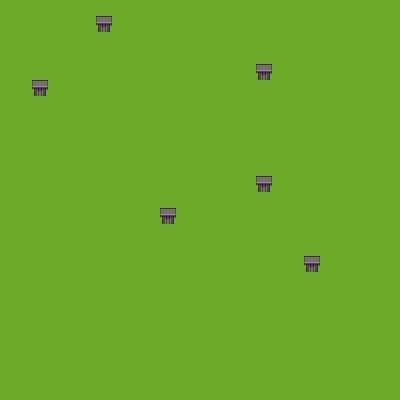

A 2D game scene composited from a Tiled map and its tileset images. What follows is a short description and the map's XML, with each tile layer's data collapsed to a summary:
An orthogonal 25x25 tile map with 16x16 px tiles, 2 tile layers (Ground, GroundObjects).

<map version="1.4" tiledversion="1.4.2" orientation="orthogonal" renderorder="right-down" width="25" height="25" tilewidth="16" tileheight="16" infinite="0" nextlayerid="3" nextobjectid="1">
 <editorsettings>
  <export target="../tilemaps/world.json" format="json" />
 </editorsettings>
 <tileset firstgid="1" name="world-tiles" tilewidth="16" tileheight="16" tilecount="120" columns="8">
  <image source="basictiles.png" width="128" height="240" />
  <tile id="0">
   <properties>
    <property name="collides" type="bool" value="false" />
   </properties>
  </tile>
  <tile id="1">
   <properties>
    <property name="collides" type="bool" value="false" />
   </properties>
  </tile>
  <tile id="2">
   <properties>
    <property name="collides" type="bool" value="false" />
   </properties>
  </tile>
  <tile id="3">
   <properties>
    <property name="collides" type="bool" value="false" />
   </properties>
  </tile>
  <tile id="4">
   <properties>
    <property name="collides" type="bool" value="false" />
   </properties>
  </tile>
  <tile id="5">
   <properties>
    <property name="collides" type="bool" value="false" />
   </properties>
  </tile>
  <tile id="6">
   <properties>
    <property name="collides" type="bool" value="false" />
   </properties>
  </tile>
  <tile id="7">
   <properties>
    <property name="collides" type="bool" value="false" />
   </properties>
  </tile>
  <tile id="8">
   <properties>
    <property name="collides" type="bool" value="false" />
   </properties>
  </tile>
  <tile id="9">
   <properties>
    <property name="collides" type="bool" value="false" />
   </properties>
  </tile>
  <tile id="10">
   <properties>
    <property name="collides" type="bool" value="false" />
   </properties>
  </tile>
  <tile id="11">
   <properties>
    <property name="collides" type="bool" value="false" />
   </properties>
  </tile>
  <tile id="12">
   <properties>
    <property name="collides" type="bool" value="false" />
   </properties>
  </tile>
  <tile id="13">
   <properties>
    <property name="collides" type="bool" value="false" />
   </properties>
  </tile>
  <tile id="14">
   <properties>
    <property name="collides" type="bool" value="false" />
   </properties>
  </tile>
  <tile id="15">
   <properties>
    <property name="collides" type="bool" value="false" />
   </properties>
  </tile>
  <tile id="16">
   <properties>
    <property name="collides" type="bool" value="false" />
   </properties>
  </tile>
  <tile id="17">
   <properties>
    <property name="collides" type="bool" value="false" />
   </properties>
  </tile>
  <tile id="18">
   <properties>
    <property name="collides" type="bool" value="false" />
   </properties>
  </tile>
  <tile id="19">
   <properties>
    <property name="collides" type="bool" value="false" />
   </properties>
  </tile>
  <tile id="20">
   <properties>
    <property name="collides" type="bool" value="false" />
   </properties>
  </tile>
  <tile id="21">
   <properties>
    <property name="collides" type="bool" value="false" />
   </properties>
  </tile>
  <tile id="22">
   <properties>
    <property name="collides" type="bool" value="false" />
   </properties>
  </tile>
  <tile id="23">
   <properties>
    <property name="collides" type="bool" value="false" />
   </properties>
  </tile>
  <tile id="24">
   <properties>
    <property name="collides" type="bool" value="false" />
   </properties>
  </tile>
  <tile id="25">
   <properties>
    <property name="collides" type="bool" value="false" />
   </properties>
  </tile>
  <tile id="26">
   <properties>
    <property name="collides" type="bool" value="false" />
   </properties>
  </tile>
  <tile id="27">
   <properties>
    <property name="collides" type="bool" value="false" />
   </properties>
  </tile>
  <tile id="28">
   <properties>
    <property name="collides" type="bool" value="false" />
   </properties>
  </tile>
  <tile id="29">
   <properties>
    <property name="collides" type="bool" value="false" />
   </properties>
  </tile>
  <tile id="30">
   <properties>
    <property name="collides" type="bool" value="false" />
   </properties>
  </tile>
  <tile id="31">
   <properties>
    <property name="collides" type="bool" value="false" />
   </properties>
  </tile>
  <tile id="32">
   <properties>
    <property name="collides" type="bool" value="false" />
   </properties>
  </tile>
  <tile id="33">
   <properties>
    <property name="collides" type="bool" value="false" />
   </properties>
  </tile>
  <tile id="34">
   <properties>
    <property name="collides" type="bool" value="false" />
   </properties>
  </tile>
  <tile id="35">
   <properties>
    <property name="collides" type="bool" value="false" />
   </properties>
  </tile>
  <tile id="36">
   <properties>
    <property name="collides" type="bool" value="false" />
   </properties>
  </tile>
  <tile id="37">
   <properties>
    <property name="collides" type="bool" value="false" />
   </properties>
  </tile>
  <tile id="38">
   <properties>
    <property name="collides" type="bool" value="false" />
   </properties>
  </tile>
  <tile id="39">
   <properties>
    <property name="collides" type="bool" value="false" />
   </properties>
  </tile>
  <tile id="40">
   <properties>
    <property name="collides" type="bool" value="false" />
   </properties>
  </tile>
  <tile id="41">
   <properties>
    <property name="collides" type="bool" value="false" />
   </properties>
  </tile>
  <tile id="42">
   <properties>
    <property name="collides" type="bool" value="false" />
   </properties>
  </tile>
  <tile id="43">
   <properties>
    <property name="collides" type="bool" value="false" />
   </properties>
  </tile>
  <tile id="44">
   <properties>
    <property name="collides" type="bool" value="false" />
   </properties>
  </tile>
  <tile id="45">
   <properties>
    <property name="collides" type="bool" value="false" />
   </properties>
  </tile>
  <tile id="46">
   <properties>
    <property name="collides" type="bool" value="false" />
   </properties>
  </tile>
  <tile id="47">
   <properties>
    <property name="collides" type="bool" value="false" />
   </properties>
  </tile>
  <tile id="48">
   <properties>
    <property name="collides" type="bool" value="false" />
   </properties>
  </tile>
  <tile id="49">
   <properties>
    <property name="collides" type="bool" value="false" />
   </properties>
  </tile>
  <tile id="50">
   <properties>
    <property name="collides" type="bool" value="false" />
   </properties>
  </tile>
  <tile id="51">
   <properties>
    <property name="collides" type="bool" value="false" />
   </properties>
  </tile>
  <tile id="52">
   <properties>
    <property name="collides" type="bool" value="false" />
   </properties>
  </tile>
  <tile id="53">
   <properties>
    <property name="collides" type="bool" value="false" />
   </properties>
  </tile>
  <tile id="54">
   <properties>
    <property name="collides" type="bool" value="false" />
   </properties>
  </tile>
  <tile id="55">
   <properties>
    <property name="collides" type="bool" value="false" />
   </properties>
  </tile>
  <tile id="56">
   <properties>
    <property name="collides" type="bool" value="false" />
   </properties>
  </tile>
  <tile id="57">
   <properties>
    <property name="collides" type="bool" value="false" />
   </properties>
  </tile>
  <tile id="58">
   <properties>
    <property name="collides" type="bool" value="false" />
   </properties>
  </tile>
  <tile id="59">
   <properties>
    <property name="collides" type="bool" value="false" />
   </properties>
  </tile>
  <tile id="60">
   <properties>
    <property name="collides" type="bool" value="false" />
   </properties>
  </tile>
  <tile id="61">
   <properties>
    <property name="collides" type="bool" value="false" />
   </properties>
  </tile>
  <tile id="62">
   <properties>
    <property name="collides" type="bool" value="false" />
   </properties>
  </tile>
  <tile id="63">
   <properties>
    <property name="collides" type="bool" value="false" />
   </properties>
  </tile>
  <tile id="64">
   <properties>
    <property name="collides" type="bool" value="false" />
   </properties>
  </tile>
  <tile id="65">
   <properties>
    <property name="collides" type="bool" value="false" />
   </properties>
  </tile>
  <tile id="66">
   <properties>
    <property name="collides" type="bool" value="false" />
   </properties>
  </tile>
  <tile id="67">
   <properties>
    <property name="collides" type="bool" value="false" />
   </properties>
  </tile>
  <tile id="68">
   <properties>
    <property name="collides" type="bool" value="false" />
   </properties>
  </tile>
  <tile id="69">
   <properties>
    <property name="collides" type="bool" value="false" />
   </properties>
  </tile>
  <tile id="70">
   <properties>
    <property name="collides" type="bool" value="false" />
   </properties>
  </tile>
  <tile id="71">
   <properties>
    <property name="collides" type="bool" value="false" />
   </properties>
  </tile>
  <tile id="72">
   <properties>
    <property name="collides" type="bool" value="false" />
   </properties>
  </tile>
  <tile id="73">
   <properties>
    <property name="collides" type="bool" value="false" />
   </properties>
  </tile>
  <tile id="74">
   <properties>
    <property name="collides" type="bool" value="false" />
   </properties>
  </tile>
  <tile id="75">
   <properties>
    <property name="collides" type="bool" value="false" />
   </properties>
  </tile>
  <tile id="76">
   <properties>
    <property name="collides" type="bool" value="false" />
   </properties>
  </tile>
  <tile id="77">
   <properties>
    <property name="collides" type="bool" value="false" />
   </properties>
  </tile>
  <tile id="78">
   <properties>
    <property name="collides" type="bool" value="false" />
   </properties>
  </tile>
  <tile id="79">
   <properties>
    <property name="collides" type="bool" value="false" />
   </properties>
  </tile>
  <tile id="80">
   <properties>
    <property name="collides" type="bool" value="false" />
   </properties>
  </tile>
  <tile id="81">
   <properties>
    <property name="collides" type="bool" value="false" />
   </properties>
  </tile>
  <tile id="82">
   <properties>
    <property name="collides" type="bool" value="false" />
   </properties>
  </tile>
  <tile id="83">
   <properties>
    <property name="collides" type="bool" value="false" />
   </properties>
  </tile>
  <tile id="84">
   <properties>
    <property name="collides" type="bool" value="false" />
   </properties>
  </tile>
  <tile id="85">
   <properties>
    <property name="collides" type="bool" value="false" />
   </properties>
  </tile>
  <tile id="86">
   <properties>
    <property name="collides" type="bool" value="false" />
   </properties>
  </tile>
  <tile id="87">
   <properties>
    <property name="collides" type="bool" value="false" />
   </properties>
  </tile>
  <tile id="88">
   <properties>
    <property name="collides" type="bool" value="false" />
   </properties>
  </tile>
  <tile id="89">
   <properties>
    <property name="collides" type="bool" value="false" />
   </properties>
  </tile>
  <tile id="90">
   <properties>
    <property name="collides" type="bool" value="false" />
   </properties>
  </tile>
  <tile id="91">
   <properties>
    <property name="collides" type="bool" value="true" />
   </properties>
  </tile>
  <tile id="92">
   <properties>
    <property name="collides" type="bool" value="false" />
   </properties>
  </tile>
  <tile id="93">
   <properties>
    <property name="collides" type="bool" value="false" />
   </properties>
  </tile>
  <tile id="94">
   <properties>
    <property name="collides" type="bool" value="false" />
   </properties>
  </tile>
  <tile id="95">
   <properties>
    <property name="collides" type="bool" value="false" />
   </properties>
  </tile>
  <tile id="96">
   <properties>
    <property name="collides" type="bool" value="false" />
   </properties>
  </tile>
  <tile id="97">
   <properties>
    <property name="collides" type="bool" value="false" />
   </properties>
  </tile>
  <tile id="98">
   <properties>
    <property name="collides" type="bool" value="false" />
   </properties>
  </tile>
  <tile id="99">
   <properties>
    <property name="collides" type="bool" value="false" />
   </properties>
  </tile>
  <tile id="100">
   <properties>
    <property name="collides" type="bool" value="false" />
   </properties>
  </tile>
  <tile id="101">
   <properties>
    <property name="collides" type="bool" value="false" />
   </properties>
  </tile>
  <tile id="102">
   <properties>
    <property name="collides" type="bool" value="false" />
   </properties>
  </tile>
  <tile id="103">
   <properties>
    <property name="collides" type="bool" value="false" />
   </properties>
  </tile>
  <tile id="104">
   <properties>
    <property name="collides" type="bool" value="false" />
   </properties>
  </tile>
  <tile id="105">
   <properties>
    <property name="collides" type="bool" value="false" />
   </properties>
  </tile>
  <tile id="106">
   <properties>
    <property name="collides" type="bool" value="false" />
   </properties>
  </tile>
  <tile id="107">
   <properties>
    <property name="collides" type="bool" value="false" />
   </properties>
  </tile>
  <tile id="108">
   <properties>
    <property name="collides" type="bool" value="false" />
   </properties>
  </tile>
  <tile id="109">
   <properties>
    <property name="collides" type="bool" value="false" />
   </properties>
  </tile>
  <tile id="110">
   <properties>
    <property name="collides" type="bool" value="false" />
   </properties>
  </tile>
  <tile id="111">
   <properties>
    <property name="collides" type="bool" value="false" />
   </properties>
  </tile>
  <tile id="112">
   <properties>
    <property name="collides" type="bool" value="false" />
   </properties>
  </tile>
  <tile id="113">
   <properties>
    <property name="collides" type="bool" value="false" />
   </properties>
  </tile>
  <tile id="114">
   <properties>
    <property name="collides" type="bool" value="false" />
   </properties>
  </tile>
  <tile id="115">
   <properties>
    <property name="collides" type="bool" value="false" />
   </properties>
  </tile>
  <tile id="116">
   <properties>
    <property name="collides" type="bool" value="false" />
   </properties>
  </tile>
  <tile id="117">
   <properties>
    <property name="collides" type="bool" value="false" />
   </properties>
  </tile>
  <tile id="118">
   <properties>
    <property name="collides" type="bool" value="false" />
   </properties>
  </tile>
  <tile id="119">
   <properties>
    <property name="collides" type="bool" value="false" />
   </properties>
  </tile>
 </tileset>
 <layer id="1" name="Ground" width="25" height="25">
  <data>[625 cells, 625 non-empty, 1 distinct tile ids]</data>
 </layer>
 <layer id="2" name="GroundObjects" width="25" height="25">
  <data>[625 cells, 6 non-empty, 1 distinct tile ids]</data>
 </layer>
</map>
